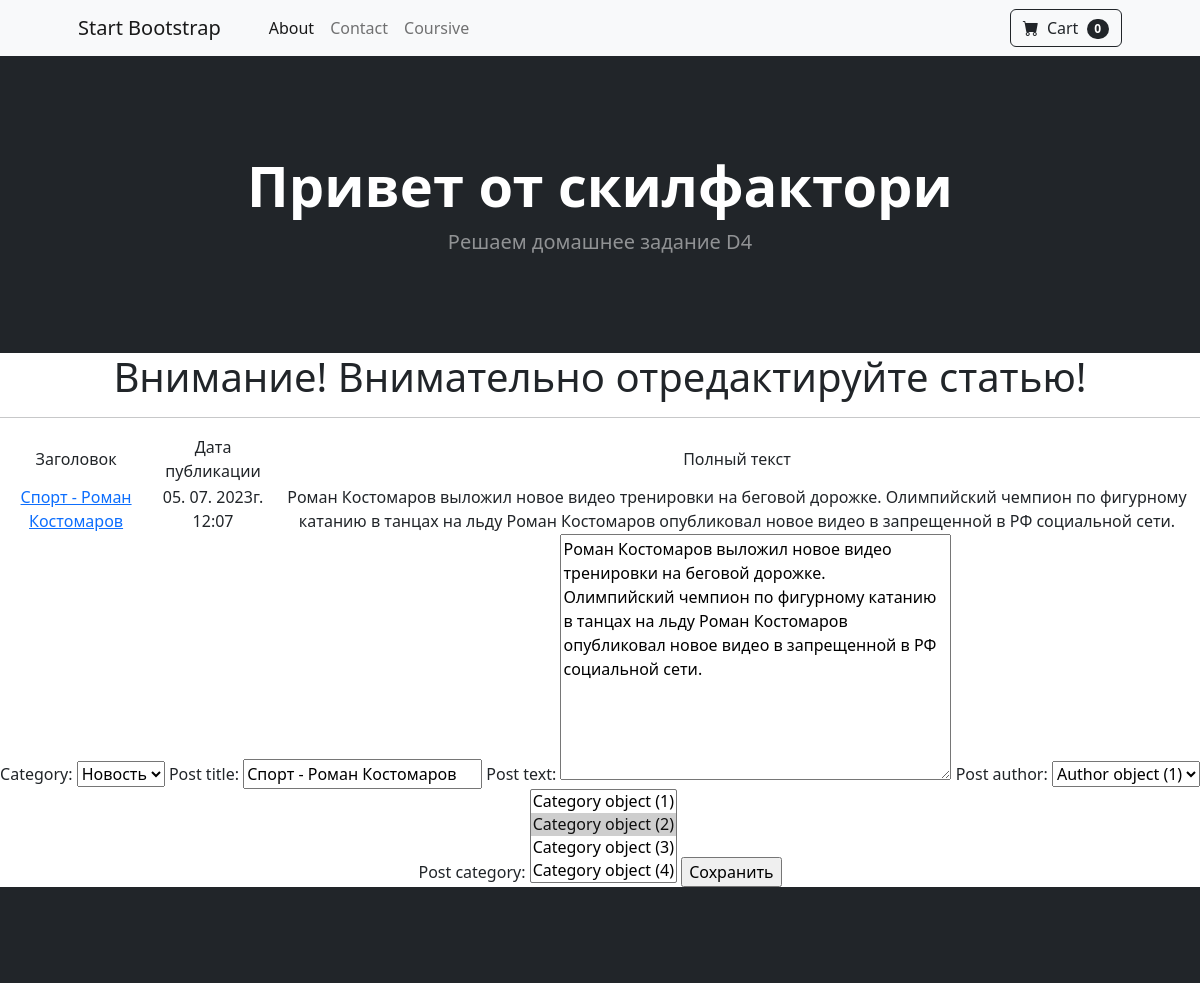
The page /news/4/edit on the database its author committed.
### newsapp/models.py (models this page shows, shortened)
class Post(models.Model):
    article = 'AR'
    news = 'NW'
    CHOICE = [
        (article, 'Статья'),
        (news, 'Новость')
    ]
    category = models.CharField(max_length=2,
                                choices=CHOICE,
                                default=article)
    adding_time = models.DateTimeField(auto_now_add=True)
    post_title = models.CharField(max_length=255)
    post_text = models.TextField()
    post_rating = models.IntegerField(default=0)
    post_author = models.ForeignKey(Author, on_delete=models.CASCADE, related_name='posts')
    post_category = models.ManyToManyField(Category, through='PostCategory')

### newsapp/views.py (the view)
# urls.py: path('<int:pk>/edit', PostEdit.as_view()),
class PostEdit(UpdateView):
    template_name = 'post_edit.html'
    form_class = PostForm
    def get_object(self, **kwargs):
        id = self.kwargs.get('pk')
        return Post.objects.get(pk=id)

### newsapp/forms.py
class PostForm(ModelForm):
    class Meta:
        model = Post
        fields = ['category', 'post_title', 'post_text', 'post_author', 'post_category']

### newsapp/templatetags/custom_filters.py (called while the page is built)
@register.filter(name='Censor')
def Censor(value):
    negative_words = ['ругательства', 'политика', 'толерантность']
    censored_value = value
    for word in negative_words:
        censored_value = censored_value.replace(word, '*****')
    return censored_value

### templates/post_edit.html (shortened to what this page needs)
{% extends 'flatpages/default.html' %}
{% load custom_filters %}
{% block content %}
    <h1>Внимание! Внимательно отредактируйте статью! </h1>
    <hr>
        <table>
            <tr>
                <td>
                    Заголовок
                </td>
                <td>
                    Дата публикации
                </td>
                <td>
                    Полный текст
                </td>
            </tr>
            <tr>
                <td>
                    <a href="{{post.id}}"> {{ post.post_title|Censor }}</a>
                </td>
                <td>
                    {{ post.adding_time|date:'d. m. Yг. H:m' }}
                </td>
                <td>
                    {{ post.post_text|Censor}}
                </td>
            </tr>
        </table>
<form method="POST">
    {{form}}
    <input type="submit" value="Сохранить">
</form>
{% endblock content %}

### rows shown on the page
Post: post_title|Censor "Спорт - Роман Костомаров", adding_time "05. 07. 2023г. 12:07", post_text|Censor "Роман Костомаров выложил новое видео тренировки на беговой дорожке. Олимпийский чемпион по фигурному катанию в танцах на льду Роман Костомаров опубликовал новое видео в запрещенной в РФ социальной сети.", category "Новость", post_title "Спорт - Роман Костомаров", post_text "Роман Костомаров выложил новое видео тренировки на беговой дорожке. Олимпийский чемпион по фигурному катанию в танцах на льду Роман Костомаров опубликовал новое видео в запрещенной в РФ социальной сети.", post_author "Author object (1)"
